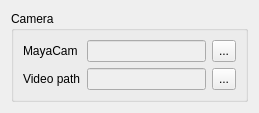
<?xml version="1.0" encoding="UTF-8"?>
<ui version="4.0">
 <class>LoadCameraWidget</class>
 <widget class="QWidget" name="LoadCameraWidget">
  <property name="geometry">
   <rect>
    <x>0</x>
    <y>0</y>
    <width>259</width>
    <height>97</height>
   </rect>
  </property>
  <property name="windowTitle">
   <string>Form</string>
  </property>
  <layout class="QGridLayout" name="gridLayout">
   <item row="0" column="0">
    <widget class="QGroupBox" name="groupBox_4">
     <property name="title">
      <string>Camera</string>
     </property>
     <layout class="QGridLayout" name="gridLayout_7">
      <item row="0" column="0">
       <widget class="QLabel" name="label_1">
        <property name="text">
         <string>MayaCam</string>
        </property>
       </widget>
      </item>
      <item row="0" column="1">
       <widget class="QLineEdit" name="lineEdit_mayacam">
        <property name="enabled">
         <bool>false</bool>
        </property>
        <property name="sizePolicy">
         <sizepolicy hsizetype="Expanding" vsizetype="Preferred">
          <horstretch>0</horstretch>
          <verstretch>0</verstretch>
         </sizepolicy>
        </property>
       </widget>
      </item>
      <item row="0" column="2">
       <widget class="QToolButton" name="toolButton_mayacam">
        <property name="sizePolicy">
         <sizepolicy hsizetype="Fixed" vsizetype="Preferred">
          <horstretch>0</horstretch>
          <verstretch>0</verstretch>
         </sizepolicy>
        </property>
        <property name="text">
         <string>...</string>
        </property>
       </widget>
      </item>
      <item row="1" column="0">
       <widget class="QLabel" name="label_2">
        <property name="text">
         <string>Video path</string>
        </property>
       </widget>
      </item>
      <item row="1" column="1">
       <widget class="QLineEdit" name="lineEdit_video">
        <property name="enabled">
         <bool>false</bool>
        </property>
        <property name="sizePolicy">
         <sizepolicy hsizetype="Expanding" vsizetype="Preferred">
          <horstretch>0</horstretch>
          <verstretch>0</verstretch>
         </sizepolicy>
        </property>
       </widget>
      </item>
      <item row="1" column="2">
       <widget class="QToolButton" name="toolButton_video">
        <property name="sizePolicy">
         <sizepolicy hsizetype="Fixed" vsizetype="Preferred">
          <horstretch>0</horstretch>
          <verstretch>0</verstretch>
         </sizepolicy>
        </property>
        <property name="text">
         <string>...</string>
        </property>
       </widget>
      </item>
     </layout>
    </widget>
   </item>
  </layout>
 </widget>
 <resources/>
 <connections/>
</ui>
